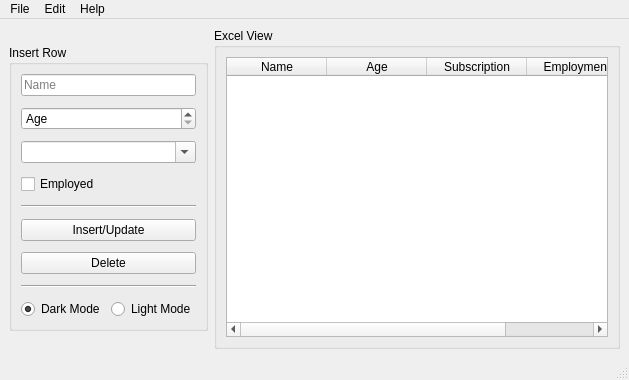
<?xml version="1.0" encoding="UTF-8"?>
<ui version="4.0">
 <class>MainWindow</class>
 <widget class="QMainWindow" name="MainWindow">
  <property name="geometry">
   <rect>
    <x>0</x>
    <y>0</y>
    <width>629</width>
    <height>380</height>
   </rect>
  </property>
  <property name="windowTitle">
   <string>Data Entry</string>
  </property>
  <widget class="QWidget" name="centralwidget">
   <layout class="QGridLayout" name="gridLayout">
    <item row="0" column="0">
     <layout class="QGridLayout" name="gridLayout_2">
      <property name="sizeConstraint">
       <enum>QLayout::SetFixedSize</enum>
      </property>
      <item row="0" column="1">
       <widget class="QGroupBox" name="groupBox_2">
        <property name="title">
         <string>Excel View</string>
        </property>
        <layout class="QVBoxLayout" name="verticalLayout">
         <item>
          <layout class="QHBoxLayout" name="horizontalLayout">
           <item>
            <widget class="QTableWidget" name="tableWidget">
             <column>
              <property name="text">
               <string>Name</string>
              </property>
             </column>
             <column>
              <property name="text">
               <string>Age</string>
              </property>
             </column>
             <column>
              <property name="text">
               <string>Subscription</string>
              </property>
             </column>
             <column>
              <property name="text">
               <string>Employment</string>
              </property>
             </column>
            </widget>
           </item>
          </layout>
         </item>
        </layout>
       </widget>
      </item>
      <item row="0" column="0">
       <widget class="QGroupBox" name="groupBox">
        <property name="sizePolicy">
         <sizepolicy hsizetype="Fixed" vsizetype="Fixed">
          <horstretch>0</horstretch>
          <verstretch>0</verstretch>
         </sizepolicy>
        </property>
        <property name="title">
         <string>Insert Row</string>
        </property>
        <layout class="QGridLayout" name="gridLayout_5">
         <item row="0" column="0">
          <layout class="QGridLayout" name="gridLayout_4">
           <item row="10" column="0">
            <widget class="QPushButton" name="pushButton">
             <property name="text">
              <string>Insert/Update</string>
             </property>
            </widget>
           </item>
           <item row="4" column="0">
            <widget class="QComboBox" name="comboBox">
             <property name="editable">
              <bool>true</bool>
             </property>
             <property name="currentText">
              <string/>
             </property>
             <property name="maxVisibleItems">
              <number>3</number>
             </property>
             <property name="maxCount">
              <number>2147483646</number>
             </property>
             <property name="placeholderText">
              <string/>
             </property>
             <property name="frame">
              <bool>true</bool>
             </property>
            </widget>
           </item>
           <item row="1" column="0">
            <spacer name="verticalSpacer">
             <property name="orientation">
              <enum>Qt::Vertical</enum>
             </property>
             <property name="sizeHint" stdset="0">
              <size>
               <width>2</width>
               <height>5</height>
              </size>
             </property>
            </spacer>
           </item>
           <item row="15" column="0">
            <spacer name="verticalSpacer_6">
             <property name="orientation">
              <enum>Qt::Vertical</enum>
             </property>
             <property name="sizeHint" stdset="0">
              <size>
               <width>2</width>
               <height>5</height>
              </size>
             </property>
            </spacer>
           </item>
           <item row="6" column="0">
            <widget class="QCheckBox" name="checkBox">
             <property name="text">
              <string>Employed</string>
             </property>
            </widget>
           </item>
           <item row="2" column="0">
            <widget class="QSpinBox" name="spinBox">
             <property name="specialValueText">
              <string>Age</string>
             </property>
             <property name="accelerated">
              <bool>false</bool>
             </property>
             <property name="suffix">
              <string/>
             </property>
             <property name="prefix">
              <string/>
             </property>
             <property name="minimum">
              <number>18</number>
             </property>
             <property name="maximum">
              <number>105</number>
             </property>
             <property name="value">
              <number>18</number>
             </property>
            </widget>
           </item>
           <item row="14" column="0">
            <widget class="Line" name="line_2">
             <property name="orientation">
              <enum>Qt::Horizontal</enum>
             </property>
            </widget>
           </item>
           <item row="8" column="0">
            <widget class="Line" name="line">
             <property name="orientation">
              <enum>Qt::Horizontal</enum>
             </property>
            </widget>
           </item>
           <item row="7" column="0">
            <spacer name="verticalSpacer_4">
             <property name="orientation">
              <enum>Qt::Vertical</enum>
             </property>
             <property name="sizeHint" stdset="0">
              <size>
               <width>2</width>
               <height>5</height>
              </size>
             </property>
            </spacer>
           </item>
           <item row="0" column="0">
            <widget class="QLineEdit" name="name_edit">
             <property name="baseSize">
              <size>
               <width>0</width>
               <height>0</height>
              </size>
             </property>
             <property name="text">
              <string/>
             </property>
             <property name="frame">
              <bool>true</bool>
             </property>
             <property name="placeholderText">
              <string>Name</string>
             </property>
            </widget>
           </item>
           <item row="5" column="0">
            <spacer name="verticalSpacer_3">
             <property name="orientation">
              <enum>Qt::Vertical</enum>
             </property>
             <property name="sizeHint" stdset="0">
              <size>
               <width>2</width>
               <height>5</height>
              </size>
             </property>
            </spacer>
           </item>
           <item row="13" column="0">
            <spacer name="verticalSpacer_7">
             <property name="orientation">
              <enum>Qt::Vertical</enum>
             </property>
             <property name="sizeHint" stdset="0">
              <size>
               <width>2</width>
               <height>5</height>
              </size>
             </property>
            </spacer>
           </item>
           <item row="16" column="0">
            <layout class="QHBoxLayout" name="horizontalLayout_2">
             <item>
              <widget class="QRadioButton" name="radioButton">
               <property name="text">
                <string>Dark Mode</string>
               </property>
               <property name="checked">
                <bool>true</bool>
               </property>
              </widget>
             </item>
             <item>
              <widget class="QRadioButton" name="radioButton_2">
               <property name="text">
                <string>Light Mode</string>
               </property>
              </widget>
             </item>
            </layout>
           </item>
           <item row="9" column="0">
            <spacer name="verticalSpacer_5">
             <property name="orientation">
              <enum>Qt::Vertical</enum>
             </property>
             <property name="sizeHint" stdset="0">
              <size>
               <width>2</width>
               <height>5</height>
              </size>
             </property>
            </spacer>
           </item>
           <item row="3" column="0">
            <spacer name="verticalSpacer_2">
             <property name="orientation">
              <enum>Qt::Vertical</enum>
             </property>
             <property name="sizeHint" stdset="0">
              <size>
               <width>2</width>
               <height>5</height>
              </size>
             </property>
            </spacer>
           </item>
           <item row="12" column="0">
            <widget class="QPushButton" name="pushButton_2">
             <property name="text">
              <string>Delete</string>
             </property>
            </widget>
           </item>
           <item row="11" column="0">
            <spacer name="verticalSpacer_8">
             <property name="orientation">
              <enum>Qt::Vertical</enum>
             </property>
             <property name="sizeHint" stdset="0">
              <size>
               <width>2</width>
               <height>5</height>
              </size>
             </property>
            </spacer>
           </item>
          </layout>
         </item>
        </layout>
       </widget>
      </item>
     </layout>
    </item>
   </layout>
  </widget>
  <widget class="QMenuBar" name="menubar">
   <property name="geometry">
    <rect>
     <x>0</x>
     <y>0</y>
     <width>629</width>
     <height>21</height>
    </rect>
   </property>
   <widget class="QMenu" name="menuFile">
    <property name="title">
     <string>File</string>
    </property>
    <addaction name="actionNew_File"/>
    <addaction name="actionOpen_File"/>
   </widget>
   <widget class="QMenu" name="menuEdit">
    <property name="title">
     <string>Edit</string>
    </property>
   </widget>
   <widget class="QMenu" name="menuHelp">
    <property name="title">
     <string>Help</string>
    </property>
   </widget>
   <addaction name="menuFile"/>
   <addaction name="menuEdit"/>
   <addaction name="menuHelp"/>
  </widget>
  <widget class="QStatusBar" name="statusbar"/>
  <action name="actionNew_File">
   <property name="text">
    <string>New File</string>
   </property>
  </action>
  <action name="actionOpen_File">
   <property name="text">
    <string>Open File</string>
   </property>
  </action>
 </widget>
 <tabstops>
  <tabstop>name_edit</tabstop>
  <tabstop>spinBox</tabstop>
  <tabstop>comboBox</tabstop>
  <tabstop>checkBox</tabstop>
  <tabstop>pushButton</tabstop>
  <tabstop>pushButton_2</tabstop>
  <tabstop>radioButton</tabstop>
  <tabstop>radioButton_2</tabstop>
  <tabstop>tableWidget</tabstop>
 </tabstops>
 <resources/>
 <connections/>
</ui>
